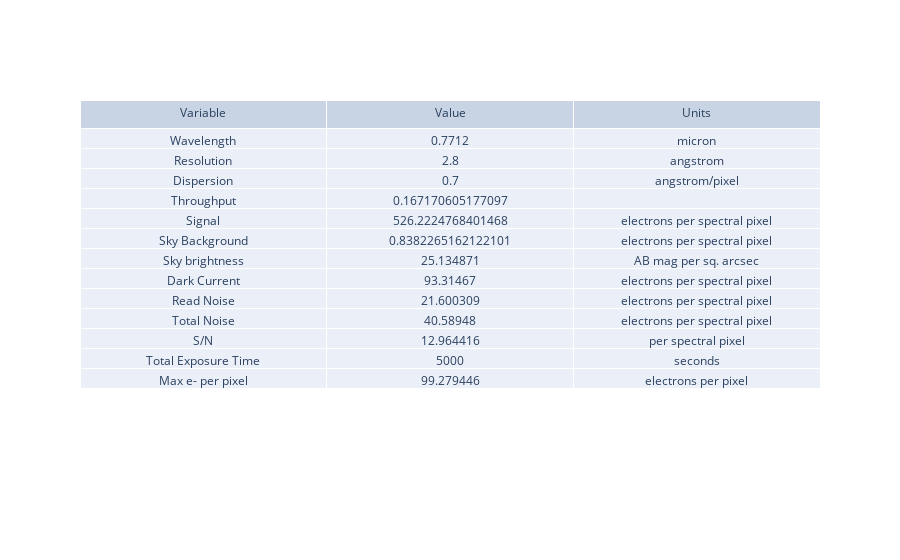

Notebook code cell kept with this figure:
### Code cell
# test out the function: test inputs come from example.py and 

userinput = {"telescope": "SOAR",  #choices are "SOAR", "Gemini", "ATLAS_PROBE" 
             "instrument": "SAMOS",#choices are "SAMOS", "SCORPIO", ,GMOX", ATLAS"
            "band": "LowRed",      #other choices are 
                                  # SAMOS: "LowRed", "LowBlue", "HighRed", "HighBlue"
                                  # SCORPIO: "g", "r", "i", "z", "Y", "J", "H", "K"
                                  # GMOX: "Blue", "Red", "J", "H", "K"
                                  # ATLAS: "atlas_IR"
            "time":5000,          #exposure time (s)
            "slit_width":0.333,    #(arcsec) - Other choices are 
                                  # SAMOS: 0.167, 0.333, 0.500, 0.667, 0.833, 1.000
                                  # SCORPIO: 0.36, 0.54, 0.72, 1.08, 1.44, 2.16, 4.32
                                  # GMOX: 0.083, 0.167, 0.250, 0.333, 0.417, 0.500, 0.583, 0.667, 0.750, 0.833, 0.917, 1.00 
                                  # ATLAS: 0.75             
            "Nreads":1,          # RON goes with SQRT(Nreads), so this is basically the Nr of Fowler pairs
                                  # for VIS channels use Nreads = 1 
            "theta":0.7,          #extension of the source in the cross dispersion direction (arcsec) 
            "nExp":5,
            "lineF":-99,          #use -99 for a dummy value
            "lineW":-99,          #use -99 for a dummy value
            "FWHM":200,           #Width of the line as emitted by the source, in km/s 
            "z":0,
            "specFile":"./templates/Galaxy_Kmag_19_Haflux_5e-17_ebmv_0_z_2_highResSpec_obs_redshift.txt", 
            "mag":20,
            "NormalizeUserSpec":True,
            "InputInAngstroms":True,
            "SN":-99,
            }

gotit = set_telescope_instrument(userinput)
telescope=gotit['telescope']
instrument=gotit['instrument']

#telescope = dict(gotit)
#instrument = dict(gotit[1])
#print(telescope)
etc_output = atlasIR_etc_serena(userinput)

fig = go.Figure(data=[go.Table(header=dict(values=['Variable', 'Value', 'Units']),
                 cells=dict(values=[
                     etc_output["summary_struct"]['quant'],
                     etc_output["summary_struct"]['value'],
                     etc_output["summary_struct"]['unit']]))
                     ])

fig.show()

### Figure 1 — Plotly figure (JSON) as saved in the notebook; plotly's stock layout.template omitted (floating-point values rounded to 4 significant figures)
{"data": [{"cells": {"values": [["Wavelength", "Resolution", "Dispersion", "Throughput", "Signal", "Sky Background", "Sky brightness", "Dark Current", "Read Noise", "Total Noise", "S/N", "Total Exposure Time", "Max e- per pixel"], [0.7712, 2.8, 0.7, 0.1672, 526.2, 0.8382, 25.13, 93.31, 21.6, 40.59, 12.96, 5000, 99.28], ["micron", "angstrom", "angstrom/pixel", "", "electrons per spectral pixel", "electrons per spectral pixel", "AB mag per sq. arcsec", "electrons per spectral pixel", "electrons per spectral pixel", "electrons per spectral pixel", "per spectral pixel", "seconds", "electrons per pixel"]]}, "header": {"values": ["Variable", "Value", "Units"]}, "type": "table"}], "layout": {}}
